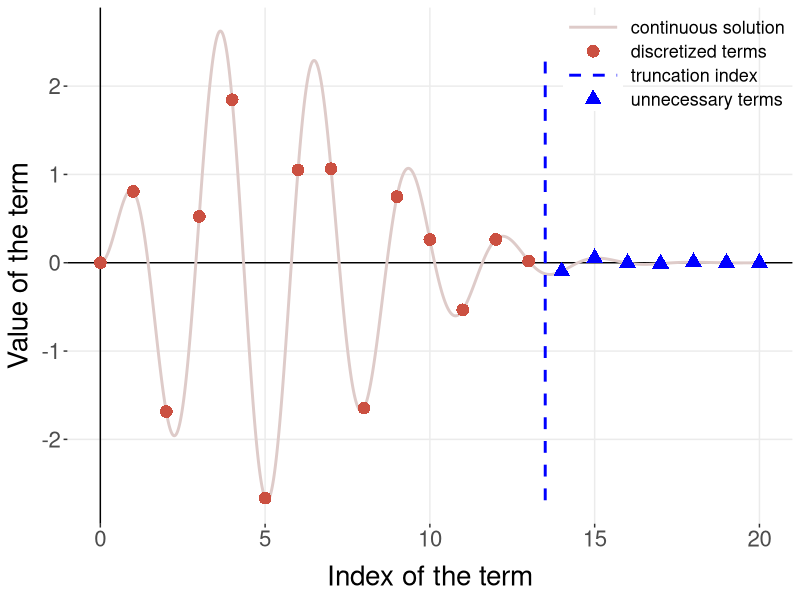
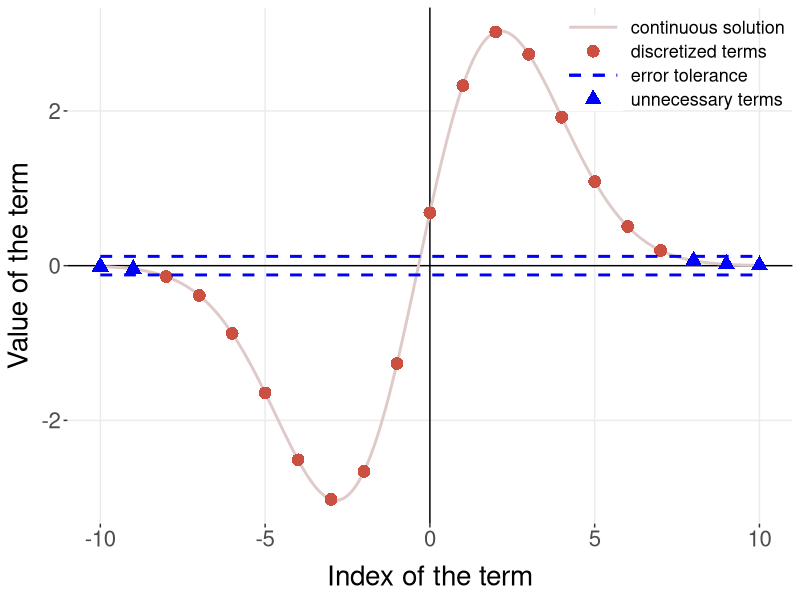
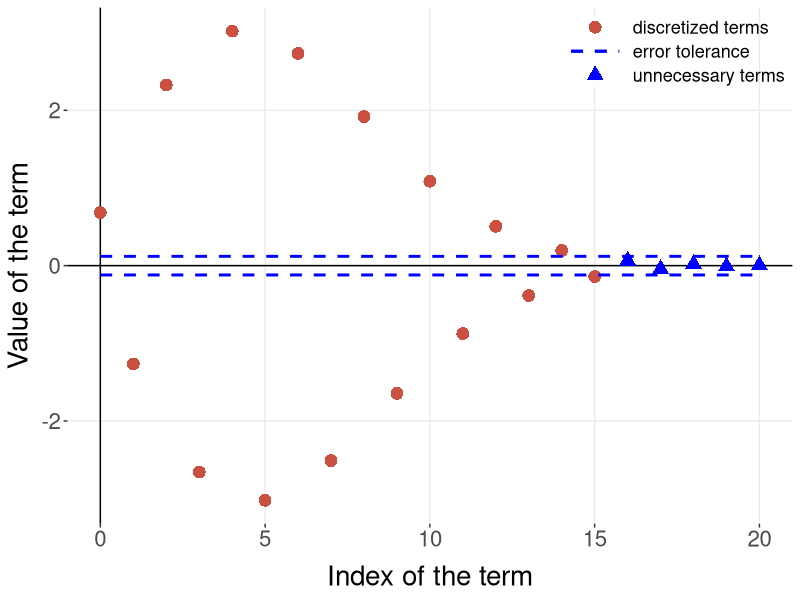

R code for these plots, in order:
# Figures 1, 2, 3

# This file produces the sample terms in the various timescales of the truncated
# infinite sums, as seen in Section 3 of the fddm paper:
# "Approximations to the DDM Density Functions"

library("ggplot2")
img_dir <- "paper_analysis/images/sec_3_approximations/"

fl <- function(j, t, a, w) {
  return(j*sin(j*w*pi)*exp(-(j*j*pi*pi*t)/(2*a*a)))
}

fs_14 <- function(j, t, a, w) {
  return((w+2*j)*exp(-(a*a)*(w+2*j)*(w+2*j)/(2*t)))
}

fs_17 <- function(j, t, a, w) {
  gamma <- -a*a / (2*t)
  out <- rep(0, length(j))
  out[j%%2 == 1] <- -(j[j%%2 == 1]+1-w) *
    exp(gamma * (j[j%%2 == 1]+1-w)*(j[j%%2 == 1]+1-w))
  out[j%%2 == 0] <- (j[j%%2 == 0]+w) *
    exp(gamma * (j[j%%2 == 0]+w)*(j[j%%2 == 0]+w))
  return(out)
}


tl <- 0.005
ts <- 25
a <- 1
w <- 0.69
eps <- 0.12

jl_c <- seq(0, 20, by = 0.01)
js_c <- seq(-10, 10, by = 0.01)
fl_c <- fl(jl_c, tl, a, w)
fs_14_c <- fs_14(js_c, ts, a, w)
fs_17_c <- fs_17(jl_c, ts, a, w)
df_c <- data.frame(jl = jl_c,
                   js = js_c,
                   fl = fl_c,
                   fs_14 = fs_14_c,
                   fs_17 = fs_17_c,
                   eps = 0.12,
                   color1 = 1,
                   color3 = 3)

jl_d <- seq(0, 20, by = 1)
js_d <- seq(-10, 10, by = 1)
fl_d <- fl(jl_d, tl, a, w)
fs_14_d <- fs_14(js_d, ts, a, w)
fs_17_d <- fs_17(jl_d, ts, a, w)

df_d <- data.frame(jl = jl_d,
                   js = js_d,
                   fl = fl_d,
                   fs_14 = fs_14_d,
                   fs_17 = fs_17_d,
                   color2 = 2,
                   color4 = 4)

df_eps <- data.frame(x = 13.5,
                  y = min(fl_c):max(fl_c),
                  color3 = 3)


# Figure 1
########## value of terms plot, large-time
fig_1 <- ggplot() +
  geom_hline(yintercept = 0) +
  geom_vline(xintercept = 0) +
  geom_line(data = df_c, size = 1,
            aes(x = jl, y = fl, color = factor(color1, levels = 1:4))) +
  geom_point(data = df_d[df_d[["jl"]] < 13.5,], size = 4, shape = 16,
             aes(x = jl, y = fl, color = factor(color2, levels = 1:4))) +
  geom_line(data = df_eps, linetype = "dashed", size = 1,
            aes(x = x, y = y, color = factor(color3, levels = 1:4))) +
  geom_point(data = df_d[df_d[["jl"]] > 13.5,], size = 4, shape = 17,
             aes(x = jl, y = fl, color = factor(color4, levels = 1:4))) +
  labs(x = "Index of the term",
       y = "Value of the term") +
  scale_color_manual(values = c("#decbc9", "#cb5041", "blue", "blue"),
                     name = NULL,
                     breaks = 1:4,
                     labels = c("continuous solution", "discretized terms",
                                "truncation index", "unnecessary terms")) +
  guides(color = guide_legend(override.aes = list(
    shape = c(NA, 16, NA, 17),
    linetype = c("solid", "blank", "dashed", "blank")))) +
  theme_bw() +
  theme(panel.grid.minor = element_blank(),
        panel.border = element_blank(),
        axis.text.x = element_text(size = 16),
        axis.text.y = element_text(size = 16),
        axis.title.x = element_text(size = 20,
                                    margin = margin(10, 0, 0, 0)),
        axis.title.y = element_text(size = 20,
                                    margin = margin(0, 5, 0, 0)),
        strip.text = element_text(size = 14),
        strip.background = element_rect(fill = "white"),
        legend.position = c(1,1),
        legend.justification = c(1,1),
        legend.box = "vertical",
        legend.direction = "vertical",
        legend.background = element_rect(fill = "transparent"),
        legend.title = element_text(size = 14),
        legend.text = element_text(size = 13),
        legend.key.width = unit(3,"line"))
ggsave(paste0(img_dir, "terms_large.png"),
       plot = fig_1, width = 16, height = 9)



# Figure 2
########## value of terms plot, small-time, S_14 style
fig_2 <- ggplot() +
  geom_hline(yintercept = 0) +
  geom_vline(xintercept = 0) +
  geom_line(data = df_c, size = 1,
            aes(x = js, y = fs_14, color = factor(color1, levels = 1:4))) +
  geom_point(data = df_d[abs(df_d[["fs_14"]]) > eps,], size = 4, shape = 16,
             aes(x = js, y = fs_14, color = factor(color2, levels = 1:4))) +
  geom_line(data = df_c, linetype = "dashed", size = 1,
            aes(x = js, y = eps, color = factor(color3, levels = 1:4))) +
  geom_line(data = df_c, linetype = "dashed", size = 1,
            aes(x = js, y = -eps, color = factor(color3, levels = 1:4))) +
  geom_point(data = df_d[abs(df_d[["fs_14"]]) < eps,], size = 4, shape = 17,
             aes(x = js, y = fs_14, color = factor(color4, levels = 1:4))) +
  labs(x = "Index of the term",
       y = "Value of the term") +
  scale_color_manual(values = c("#decbc9", "#cb5041", "blue", "blue"),
                     name = NULL,
                     breaks = 1:4,
                     labels = c("continuous solution", "discretized terms",
                                "error tolerance", "unnecessary terms")) +
  guides(color = guide_legend(override.aes = list(
    shape = c(NA, 16, NA, 17),
    linetype = c("solid", "blank", "dashed", "blank")))) +
  theme_bw() +
  theme(panel.grid.minor = element_blank(),
        panel.border = element_blank(),
        axis.text.x = element_text(size = 16),
        axis.text.y = element_text(size = 16),
        axis.title.x = element_text(size = 20,
                                    margin = margin(10, 0, 0, 0)),
        axis.title.y = element_text(size = 20,
                                    margin = margin(0, 5, 0, 0)),
        strip.text = element_text(size = 14),
        strip.background = element_rect(fill = "white"),
        legend.position = c(1,1),
        legend.justification = c(1,1),
        legend.box = "vertical",
        legend.direction = "vertical",
        legend.background = element_rect(fill = "transparent"),
        legend.title = element_text(size = 14),
        legend.text = element_text(size = 13),
        legend.key.width = unit(3,"line"))
ggsave(paste0(img_dir, "terms_small_14.png"),
       plot = fig_2, width = 16, height = 9)


# Figure 3
########## value of terms plot, small-time, S_17 style
fig_3 <- ggplot() +
  geom_hline(yintercept = 0) +
  geom_vline(xintercept = 0) +
  geom_point(data = df_d[abs(df_d[["fs_17"]]) > eps,], size = 4, shape = 16,
             aes(x = jl, y = fs_17, color = factor(color2, levels = 2:4))) +
  geom_line(data = df_c, linetype = "dashed", size = 1,
            aes(x = jl, y = eps, color = factor(color3, levels = 2:4))) +
  geom_line(data = df_c, linetype = "dashed", size = 1,
            aes(x = jl, y = -eps, color = factor(color3, levels = 2:4))) +
  geom_point(data = df_d[abs(df_d[["fs_17"]]) < eps,], size = 4, shape = 17,
             aes(x = jl, y = fs_17, color = factor(color4, levels = 2:4))) +
  labs(x = "Index of the term",
       y = "Value of the term") +
  scale_color_manual(values = c("#cb5041", "blue", "blue"),
                     name = NULL,
                     breaks = 2:4,
                     labels = c("discretized terms", "error tolerance",
                                "unnecessary terms")) +
  guides(color = guide_legend(override.aes = list(
    shape = c(16, NA, 17),
    linetype = c("blank", "dashed", "blank")))) +
  theme_bw() +
  theme(panel.grid.minor = element_blank(),
        panel.border = element_blank(),
        axis.text.x = element_text(size = 16),
        axis.text.y = element_text(size = 16),
        axis.title.x = element_text(size = 20,
                                    margin = margin(10, 0, 0, 0)),
        axis.title.y = element_text(size = 20,
                                    margin = margin(0, 5, 0, 0)),
        strip.text = element_text(size = 14),
        strip.background = element_rect(fill = "white"),
        legend.position = c(1,1),
        legend.justification = c(1,1),
        legend.box = "vertical",
        legend.direction = "vertical",
        legend.background = element_rect(fill = "transparent"),
        legend.title = element_text(size = 14),
        legend.text = element_text(size = 13),
        legend.key.width = unit(3,"line"))
ggsave(paste0(img_dir, "terms_small_17.png"),
       plot = fig_3, width = 16, height = 9)
